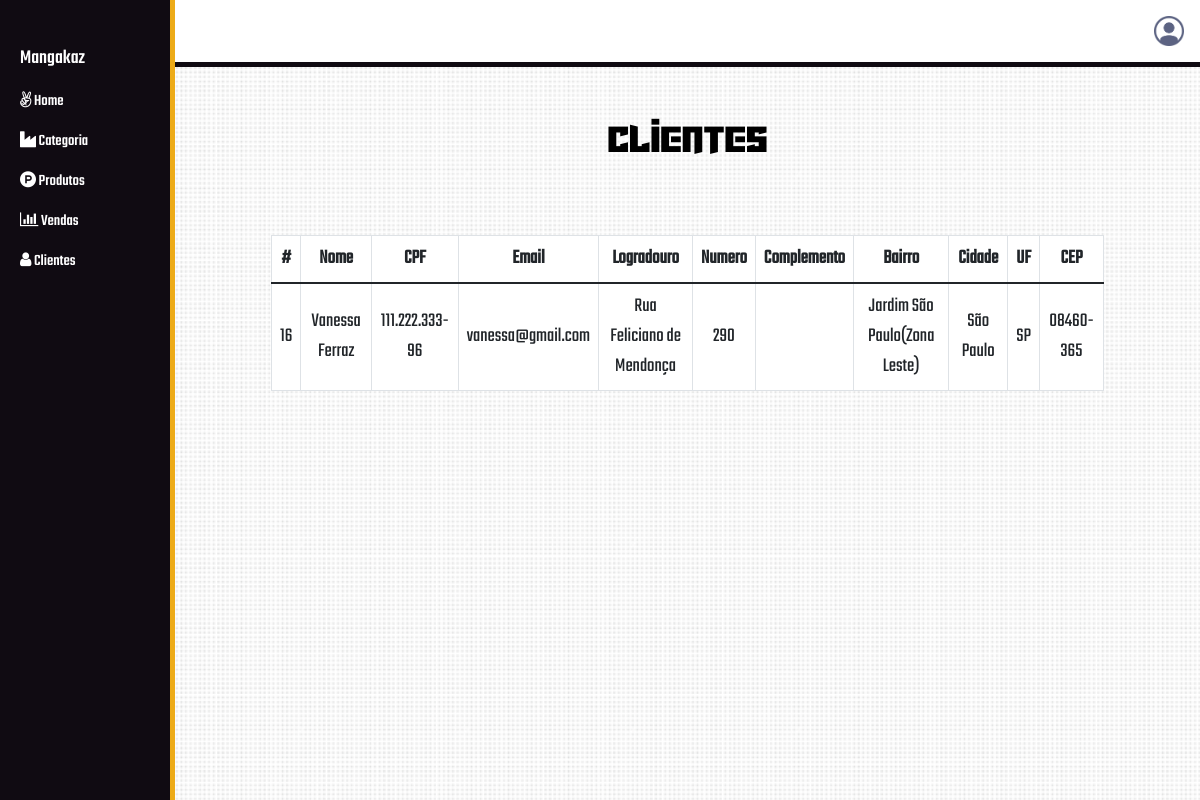
/admin/clientes.php (signed in), run on the app's committed database.
### tables this page shows
CREATE TABLE `tbcliente` (
  `idcliente` int(11) NOT NULL,
  `nomecliente` varchar(60) DEFAULT NULL,
  `cpfcliente` varchar(15) DEFAULT NULL,
  `emailcliente` varchar(50) DEFAULT NULL,
  `senhacliente` varchar(255) DEFAULT NULL,
  `logradourocliente` varchar(40) DEFAULT NULL,
  `numlogcliente` int(11) DEFAULT NULL,
  `compcliente` varchar(50) DEFAULT NULL,
  `bairrocliente` varchar(50) DEFAULT NULL,
  `cidadecliente` varchar(50) DEFAULT NULL,
  `ufcliente` varchar(50) DEFAULT NULL,
  `cepcliente` varchar(9) DEFAULT NULL
);

### dao/ClienteDao.php (called while the page is built, shortened)
<?php
    class ClienteDao{
        public static function listar()  {
           $conexao = Conexao::conectar();
            $querySelect = "SELECT idcliente, nomecliente, cpfcliente, emailcliente, logradourocliente, numlogcliente, compcliente, bairrocliente, cidadecliente, ufcliente, cepcliente FROM tbcliente";
            $result = $conexao->prepare($querySelect);
            $result->execute();
            $lista = $result->fetchAll();
            return $lista;
        }
    }
?>

### admin/clientes.php (the view, shortened to what this page needs)
<!doctype html>
<html lang="pt-br">
<head>
    <link href="https://cdn.jsdelivr.net/npm/bootstrap@5.2.0/dist/css/bootstrap.min.css" rel="stylesheet">
    <link href="../css/estilo.css" rel="stylesheet">
    <link href="../css/estilo-transition.css" rel="stylesheet">
    <link rel="stylesheet" href="https://cdnjs.cloudflare.com/ajax/libs/font-awesome/4.7.0/css/font-awesome.min.css">
</head>
<body>
    <nav class="navbar fixed-top p-0" id="menu">
        <div class="container-fluid p-3">
            <div class="text-center">
                <div class="border-0 bg-transparent" id="botaoUser" onclick="botaoUsuario2()">
                    <img src="images/user.png" id="imgUser">
                </div>
            </div>
        </div>
        <br>
        <div class="container-fluid" id="barra2">
        </div>
    </nav>
    <div class="d-inline-flex bg-white flex-row position-fixed top-0 " id="sideBar">
        <div id="itens">
            <div class="row p-3">
                <ul class="nav flex-column">
                    <li>
                        <a class="nav-link active" aria-current="page">
                            <span class="txtitemmenu2">Mangakaz</span>
                        </a>
                    </li>
                    <li class="nav-item">
                        <a class="nav-link active" aria-current="page" href="index.php">
                            <i class="fa fa-angellist"></i>
                            <span class="txtitemmenu">Home</span>
                        </a>
                    </li>
                    <li class="nav-item">
                        <a class="nav-link" href="categorias.php">
                            <i class="fa fa-industry"></i>
                            <span class="txtitemmenu">Categoria</span>
                        </a>
                    </li>
                    <li class="nav-item">
                        <a class="nav-link" href="produtos.php">
                            <i class="fa fa-product-hunt"></i>
                            <span class="txtitemmenu">Produtos</span>
                        </a>
                    </li>
                    <li class="nav-item">
                        <a class="nav-link" href="vendas.php">
                            <i class="fa fa-bar-chart"></i>
                            <span class="txtitemmenu">Vendas</span>
                        </a>
                    </li>
                    <li class="nav-item">
                        <a class="nav-link" href="clientes.php">
                            <i class="fa fa-user"></i>
                            <span class="txtitemmenu">Clientes</span>
                        </a>
                    </li>
                </ul>
            </div>
        </div>
        <div id="barra"></div>
    </div>
    <div class="container-fluid p-5 top-0 position-absolute" id="dashboard">
        <div class="row">
            <h1 class="text-center">Clientes</h1>
        </div>
        <div class="row">
            <div class="col-sm p-2">
            </div>
            <div class="col-sm p-2">
            </div>
        </div>
        <div class="row p-5">
            <div class="table-responsive">
                <table class="table bg-white table-hover table-bordered align-middle text-center">
                    <thead>
                        <tr>
                            <th>
                                #
                            </th>
                            <th>
                                Nome
                            </th>
                            <th>
                                CPF
                            </th>
                            <th>
                                Email
                            </th>
                            <th>
                                Logradouro
                            </th>
                            <th>
                                Numero
                            </th>
                            <th>
                                Complemento
                            </th>
                            <th>
                                Bairro
                            </th>
                            <th>
                                Cidade
                            </th>
                            <th>
                                UF
                            </th>
                            <th>
                                CEP
                            </th>
                        </tr>
                    </thead>
                    <tbody class="table-group-divider">
                        <?php
                        for ($i = 0; $i < count(ClienteDao::listar()); $i++) {
                            print("
                            <tr>
                            ");
                            for($j=0;$j<11;$j++){
                                print(
                                    "
                                        <td>
                                            " . ClienteDao::listar()[$i][$j] . "
                                        </td>
                                    ");
                            }
                            print("
                            </tr>");
                        }
                        ?>
                    </tbody>
                </table>
            </div>
        </div>
    </div>
</body>
</html>

### css/estilo.css (style rules this page uses)
:root { --body-bg: url('../images/screentone.png') repeat top center; --bg-botoes: black; --bg-botaoSubir:#100B12; --txt-botoes: white; --txt-body: black; --fundo: white; --seta: url('../images/seta.png'); --noturno: url('../images/moon.png'); --fundo-filtro: #D4D4D4; --sombra-input: #b3b3b3; --pressiona: rgb(25, 25, 25); --logo: url('../images/logo.png'); --novi: #dddddd88; --user-icon: url('../images/user.png'); --cart-icon: url('../images/carrinho.png'); --tumbleweed: url('../images/tumbleweed.png'); --maps: invert(0%); --setaSubir: url('../images/setaSubirB.png'); --txtEmail: #D4D4D4; }
body { font-family: Cyberjunkies; background: var(--body-bg); background-size: 1320px; color: var(--txt-body); }
a { text-decoration: none; }
#menu { background: var(--fundo); }
#botaoUser { display: inline-block; position: relative; cursor: pointer; }
#imgUser { content: var(--user-icon); height: 30px; width: 30px; }
#sideBar { height: 100%; position: fixed; top: 0; z-index: 99999; background-color: #100B12; font-family: Teko-Medium; overflow: hidden; }
#itens { background-color: #100B12; width: 170px; padding-top: 20px; transition-duration: 0.25s; }
#barra2 { background: #100B12; height: 5px; overflow: hidden; }
#barra { background: #EDAB18; width: 5px; overflow: hidden; }
#sideBar .nav-item { transition-duration: 0.25s; width: 100%; margin:auto; padding: 0; border-radius: 200px; }
.txtitemmenu2 { font-size: 20px; }
#itens a { color: white;; }
.table { font-family: teko; font-size: 20px; }

### css/estilo-transition.css (style rules this page uses)
#menu, #itensMenu a, #catalogo, #catalogoTexto, #desconto-comprar, .comprar, .txtComprar span, .paginasCatalogo,.botao, .txtBotao span, .produtos, .produto, .botaoProduto, .txtBotaoProduto span, #devs, #sobre, #novi { transition-duration: 0.1s; }

### data on the page
tbcliente: idcliente "16", nomecliente "Vanessa Ferraz", cpfcliente "111.222.333-96", emailcliente "vanessa@gmail.com", logradourocliente "Rua Feliciano de Mendonça", numlogcliente "290", bairrocliente "Jardim São Paulo(Zona Leste)", cidadecliente "São Paulo", ufcliente "SP", cepcliente "08460-365"
